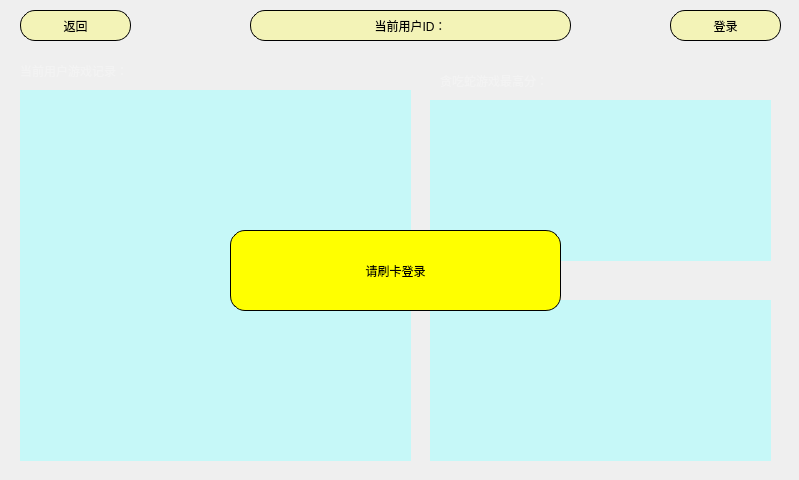
<?xml version="1.0" encoding="UTF-8"?>
<ui version="4.0">
 <class>DatabaseWidget</class>
 <widget class="QWidget" name="DatabaseWidget">
  <property name="geometry">
   <rect>
    <x>0</x>
    <y>0</y>
    <width>799</width>
    <height>480</height>
   </rect>
  </property>
  <property name="windowTitle">
   <string>Form</string>
  </property>
  <widget class="QPushButton" name="loginButton">
   <property name="enabled">
    <bool>true</bool>
   </property>
   <property name="geometry">
    <rect>
     <x>670</x>
     <y>10</y>
     <width>111</width>
     <height>31</height>
    </rect>
   </property>
   <property name="styleSheet">
    <string notr="true">QPushButton
{
	border: 1px solid black;
	border-radius: 15px;
	font: 14pt &quot;楷体&quot;;
	color:black;
	background-color:rgba(255, 255, 0, 60)
}</string>
   </property>
   <property name="text">
    <string>登录</string>
   </property>
   <property name="checkable">
    <bool>false</bool>
   </property>
  </widget>
  <widget class="QLabel" name="middleLabel">
   <property name="geometry">
    <rect>
     <x>230</x>
     <y>230</y>
     <width>331</width>
     <height>81</height>
    </rect>
   </property>
   <property name="styleSheet">
    <string notr="true">QLabel
{
	border: 1px solid black;
	border-radius: 15px;
	font: 20pt &quot;楷体&quot;;
	color:black;
	background-color:rgb(255, 255, 0)
}</string>
   </property>
   <property name="text">
    <string>请刷卡登录</string>
   </property>
   <property name="alignment">
    <set>Qt::AlignCenter</set>
   </property>
  </widget>
  <widget class="QLabel" name="idLabel">
   <property name="geometry">
    <rect>
     <x>250</x>
     <y>10</y>
     <width>321</width>
     <height>31</height>
    </rect>
   </property>
   <property name="styleSheet">
    <string notr="true">QLabel
{
	border: 1px solid black;
	border-radius: 15px;
	font: 14pt &quot;楷体&quot;;
	color:black;
	background-color:rgba(255, 255, 0, 60)
}</string>
   </property>
   <property name="text">
    <string>当前用户ID：</string>
   </property>
   <property name="alignment">
    <set>Qt::AlignCenter</set>
   </property>
  </widget>
  <widget class="QPushButton" name="returnButton">
   <property name="enabled">
    <bool>true</bool>
   </property>
   <property name="geometry">
    <rect>
     <x>20</x>
     <y>10</y>
     <width>111</width>
     <height>31</height>
    </rect>
   </property>
   <property name="styleSheet">
    <string notr="true">QPushButton
{
	border: 1px solid black;
	border-radius: 15px;
	font: 14pt &quot;楷体&quot;;
	color:black;
	background-color:rgba(255, 255, 0, 60)
}</string>
   </property>
   <property name="text">
    <string>返回</string>
   </property>
   <property name="checkable">
    <bool>false</bool>
   </property>
  </widget>
  <widget class="QLabel" name="label1">
   <property name="geometry">
    <rect>
     <x>20</x>
     <y>60</y>
     <width>181</width>
     <height>21</height>
    </rect>
   </property>
   <property name="styleSheet">
    <string notr="true">QLabel
{

	border-radius: 15px;
	font: 14pt &quot;楷体&quot;;
		color:rgb(243, 243, 243);
}</string>
   </property>
   <property name="text">
    <string>当前用户游戏记录：</string>
   </property>
  </widget>
  <widget class="QTableView" name="nowTableView1">
   <property name="geometry">
    <rect>
     <x>20</x>
     <y>90</y>
     <width>391</width>
     <height>371</height>
    </rect>
   </property>
   <property name="styleSheet">
    <string notr="true">QTableView
{
	border: 0px solid black;
	background-color:rgba(170, 255, 255, 150)
}</string>
   </property>
  </widget>
  <widget class="QLabel" name="label1_2">
   <property name="geometry">
    <rect>
     <x>440</x>
     <y>70</y>
     <width>181</width>
     <height>21</height>
    </rect>
   </property>
   <property name="styleSheet">
    <string notr="true">QLabel
{

	border-radius: 15px;
	font: 14pt &quot;楷体&quot;;
	color:rgb(243, 243, 243);
}</string>
   </property>
   <property name="text">
    <string>贪吃蛇游戏最高分：</string>
   </property>
  </widget>
  <widget class="QLabel" name="label1_3">
   <property name="geometry">
    <rect>
     <x>440</x>
     <y>270</y>
     <width>181</width>
     <height>21</height>
    </rect>
   </property>
   <property name="styleSheet">
    <string notr="true">QLabel
{

	border-radius: 15px;
	font: 14pt &quot;楷体&quot;;
		color:rgb(243, 243, 243);
}</string>
   </property>
   <property name="text">
    <string>协调游戏游戏最高分：</string>
   </property>
  </widget>
  <widget class="QTableView" name="nowTableView2">
   <property name="geometry">
    <rect>
     <x>430</x>
     <y>100</y>
     <width>341</width>
     <height>161</height>
    </rect>
   </property>
   <property name="styleSheet">
    <string notr="true">QTableView
{
	border: 0px solid black;
	background-color:rgba(170, 255, 255, 150)
}</string>
   </property>
  </widget>
  <widget class="QTableView" name="nowTableView3">
   <property name="geometry">
    <rect>
     <x>430</x>
     <y>300</y>
     <width>341</width>
     <height>161</height>
    </rect>
   </property>
   <property name="styleSheet">
    <string notr="true">QTableView
{
	border: 0px solid black;
	background-color:rgba(170, 255, 255, 150)
}</string>
   </property>
  </widget>
  <zorder>loginButton</zorder>
  <zorder>idLabel</zorder>
  <zorder>returnButton</zorder>
  <zorder>label1</zorder>
  <zorder>nowTableView1</zorder>
  <zorder>label1_2</zorder>
  <zorder>label1_3</zorder>
  <zorder>nowTableView2</zorder>
  <zorder>nowTableView3</zorder>
  <zorder>middleLabel</zorder>
 </widget>
 <resources/>
 <connections/>
</ui>
